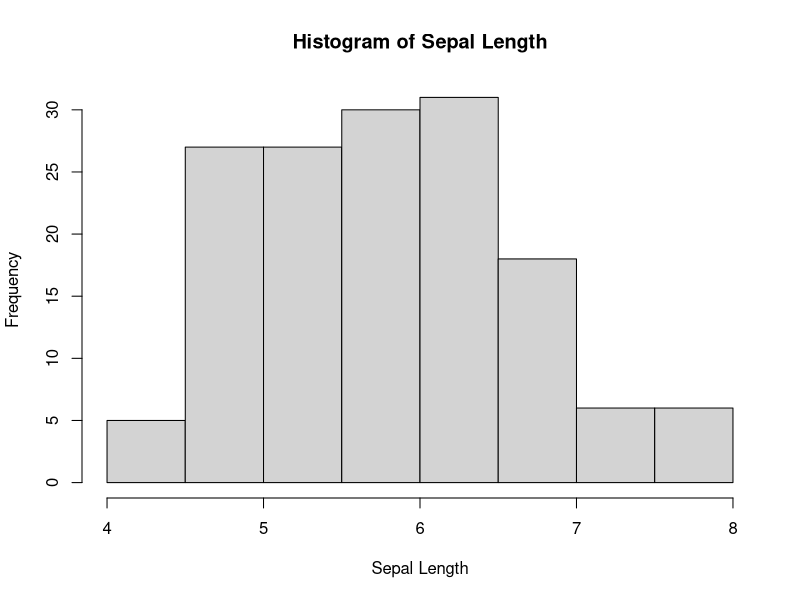
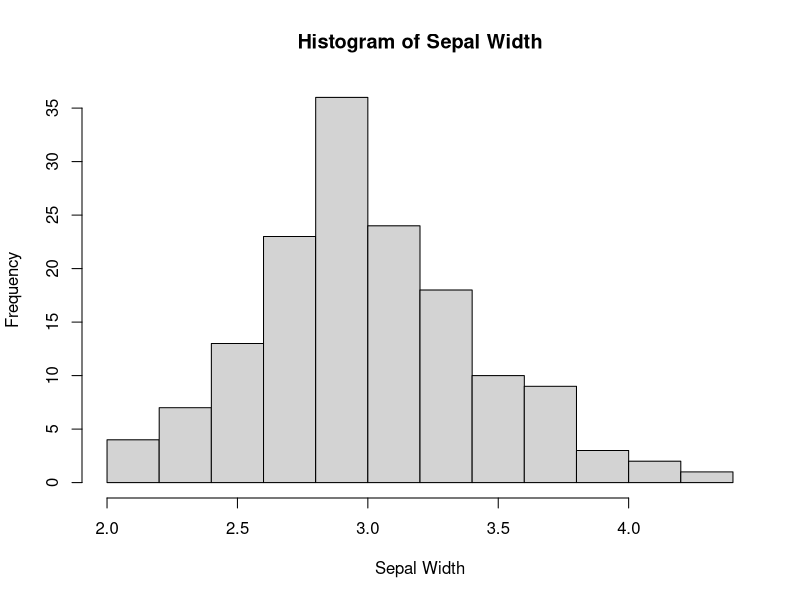
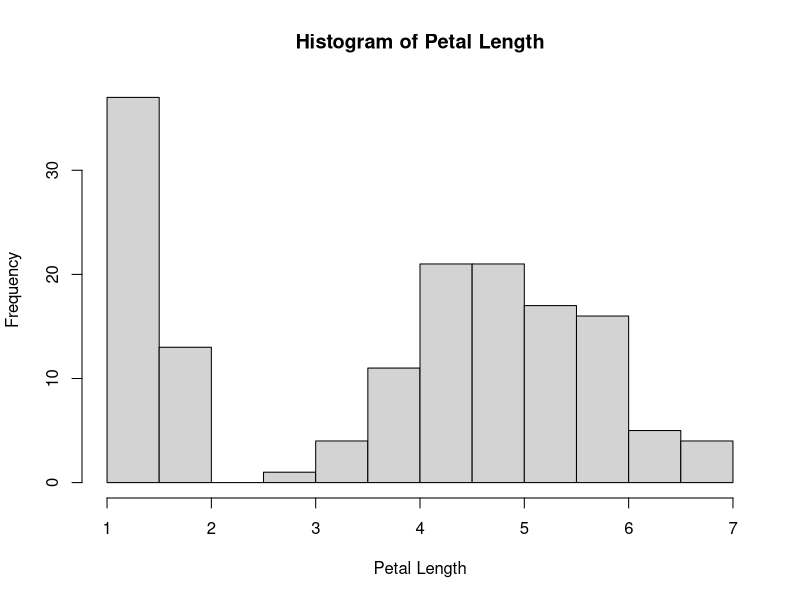
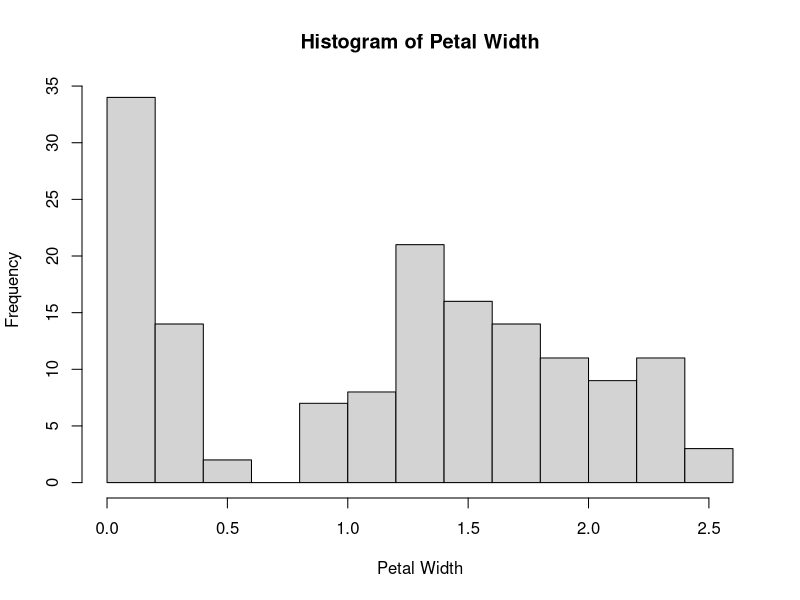
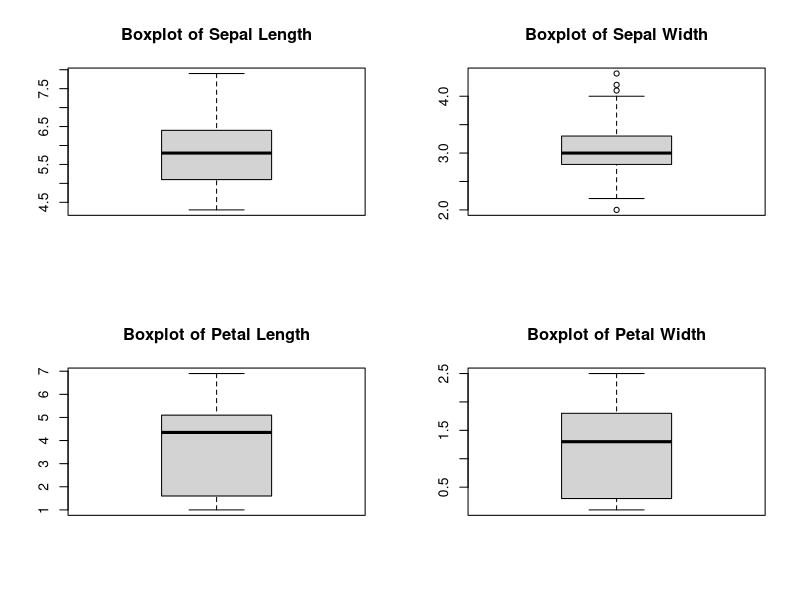

Here is the R script that generated these plots, in order:

#uni varient analysis

# Load the Iris dataset (it's included in R)
data(iris)

# Summary statistics for each numeric variable
summary(iris[, 1:4])

# Histograms for Sepal Length
hist(iris$Sepal.Length, main = "Histogram of Sepal Length", xlab = "Sepal Length")

# Histograms for Sepal Width
hist(iris$Sepal.Width, main = "Histogram of Sepal Width", xlab = "Sepal Width")

# Histograms for Petal Length
hist(iris$Petal.Length, main = "Histogram of Petal Length", xlab = "Petal Length")

# Histograms for Petal Width
hist(iris$Petal.Width, main = "Histogram of Petal Width", xlab = "Petal Width")

# Box plots for each numeric variable
par(mfrow = c(2, 2))
boxplot(iris$Sepal.Length, main = "Boxplot of Sepal Length")
boxplot(iris$Sepal.Width, main = "Boxplot of Sepal Width")
boxplot(iris$Petal.Length, main = "Boxplot of Petal Length")
boxplot(iris$Petal.Width, main = "Boxplot of Petal Width")
